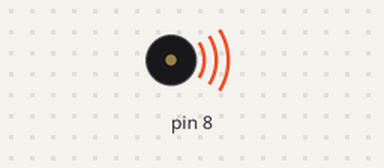
The sketch below on a simulated Arduino Uno, built with avr-gcc and run on an emulated ATmega328P. Shown: buzzer (waves = sounding). Random numbers use the default seed unless the sketch sets one.

Above: at 0.05 s.
At 2.82 s:
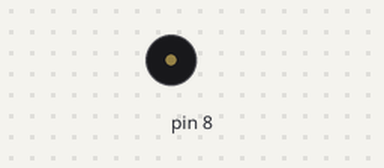
Timing chart, 0 to 3.1 s (numbered marks = the images above):
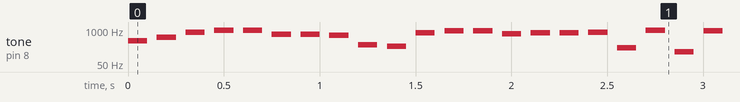

Measured:
- by itself, tone on pin 8: plays 384 Hz for 0.10 s, 539 Hz for 0.10 s, 834 Hz for 0.10 s, 998 Hz for 0.10 s, 976 Hz for 0.10 s, 700 Hz for 0.10 s … (866 notes in this stretch)

The sketch:

A021-tone.ino
```cpp
void setup () {
  randomSeed(analogRead(A0));
}

void loop () {
  //int n = analogRead(A0);

  tone(8, random(100, 1000), 100);
  delay(150);
}
```
